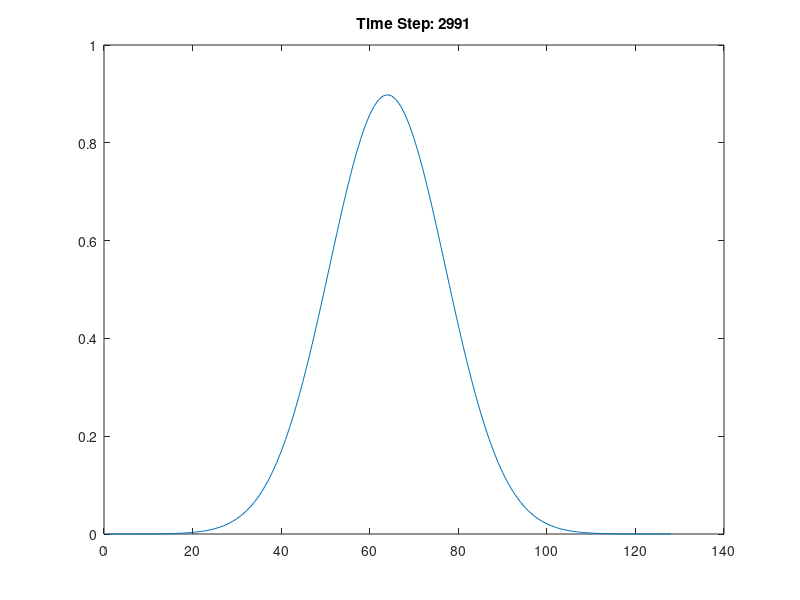

Recreate this plot in MATLAB.
% Spectral Method for solving Diffusion PDE
clear all;
clc;
L=128;
N=3000; 
delt=0.1;
delx=0.3; 
D=0.005;

% PRE-ALLOCATION (Prevents the index error)
cT = zeros(L, N); 

% FORCE COLUMNS using the ' operator
K = (2*pi/(L*delx)*[0:L/2-1 -L/2:-1])'; 
x = (1:L)'; 

c0 = exp(-((x-L/2)*delx/5).^2); 
c = c0;
cc = fft(c);

for i=1:N % temporal loop
    for p=1:L % mode-number loop
        % This scalar update works regardless of row/column
        cc(p) = cc(p) - D*delt*K(p)^2*cc(p);
    end
    
    % This was the error: real(ifft(cc)) must be a column to fit in cT(:,i)
    cT(:,i) = real(ifft(cc));
end

% Plotting results
%figure;
%waterfall(x, 1:100:N, cT(:, 1:100:N)'); % Plot every 100th time step
%xlabel('Space'); ylabel('Time'); zlabel('Concentration');
%title('1D Diffusion "Melting" over Time');

for i=1:10:N
    plot(x, cT(:,i)); % Plot the concentration at time i
    ylim([0 1]);      % Keep the y-axis steady so you see the drop
    title(['Time Step: ', num2str(i)]);
    pause(0.001);     % Short pause to create animation effect
end
